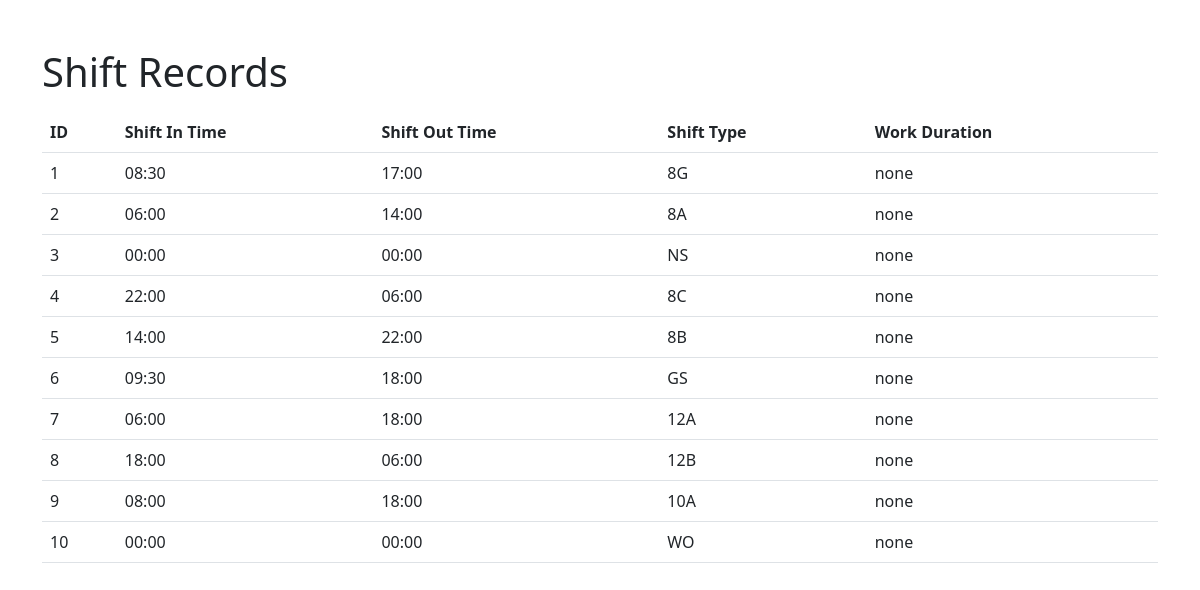
The app's page /shift with its own data.
### app/models.py (models this page shows)
class Shift_time(db.Model):
    id = db.Column(db.Integer, primary_key=True)
    shiftIntime = db.Column(db.String(150))
    shift_Outtime = db.Column(db.String(150))
    shiftType = db.Column(db.String(150))
    work_Duration=db.Column(db.String(150))

### app/views.py (the view)
@views.route('/shift')
def viewShift():
    records=Shift_time.query.order_by(Shift_time.id)
    return render_template('shift.html',records=records)

### app/templates/shift.html (shortened to what this page needs)
<!DOCTYPE html>
<html lang="en">
<head>
    <link rel="stylesheet" href="https://cdn.jsdelivr.net/npm/bootstrap@5.3.0/dist/css/bootstrap.min.css">
</head>
<body>
    <div class="container">
        <h1 class="mt-5">Shift Records</h1>
        <table class="table mt-3">
            <thead>
                <tr>
                    <th>ID</th>
                    <th>Shift In Time</th>
                    <th>Shift Out Time</th>
                    <th>Shift Type</th>
                    <th>Work Duration</th>
                </tr>
            </thead>
            <tbody>
                {% for record in records %}
                <tr>
                    <td>{{ record.id }}</td>
                    <td>{{ record.shiftIntime }}</td>
                    <td>{{ record.shift_Outtime }}</td>
                    <td>{{ record.shiftType }}</td>
                    <td>{{ record.work_Duration }}</td>
                </tr>
                {% endfor %}
            </tbody>
        </table>
    </div>
</body>
</html>

### records on screen
Shift_time: id "1", shiftIntime "08:30", shift_Outtime "17:00", shiftType "8G", work_Duration "none"
Shift_time: id "2", shiftIntime "06:00", shift_Outtime "14:00", shiftType "8A", work_Duration "none"
Shift_time: id "3", shiftIntime "00:00", shift_Outtime "00:00", shiftType "NS", work_Duration "none"
Shift_time: id "4", shiftIntime "22:00", shift_Outtime "06:00", shiftType "8C", work_Duration "none"
Shift_time: id "5", shiftIntime "14:00", shift_Outtime "22:00", shiftType "8B", work_Duration "none"
Shift_time: id "6", shiftIntime "09:30", shift_Outtime "18:00", shiftType "GS", work_Duration "none"
Shift_time: id "7", shiftIntime "06:00", shift_Outtime "18:00", shiftType "12A", work_Duration "none"
Shift_time: id "8", shiftIntime "18:00", shift_Outtime "06:00", shiftType "12B", work_Duration "none"
Shift_time: id "9", shiftIntime "08:00", shift_Outtime "18:00", shiftType "10A", work_Duration "none"
Shift_time: id "10", shiftIntime "00:00", shift_Outtime "00:00", shiftType "WO", work_Duration "none"
